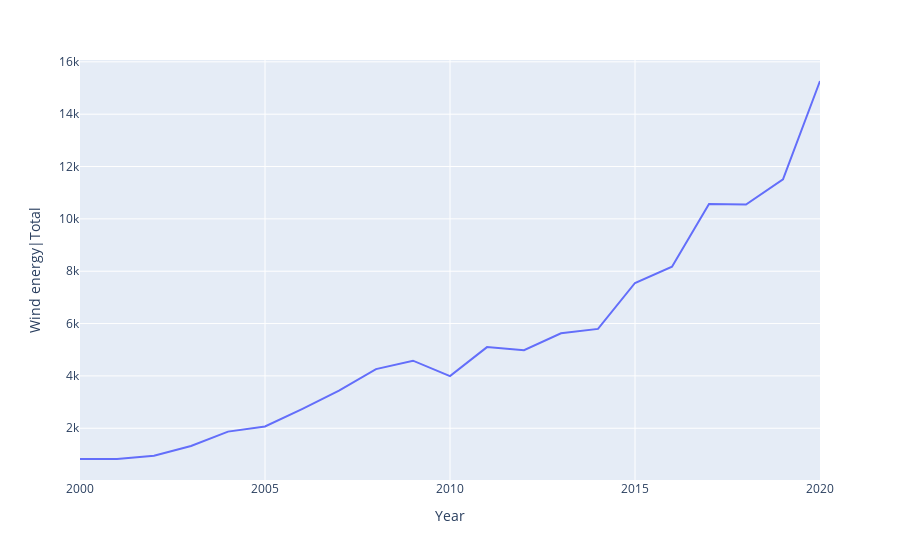

Notebook source saved alongside this figure:
### Code cell
fig = px.line(dfs, x="Year", y="Wind energy|Total")
fig.show()

### Figure 1 — Plotly figure (JSON) as saved in the notebook; plotly's stock layout.template omitted (floating-point values rounded to 4 significant figures)
{"data": [{"hovertemplate": "Year=%{x}<br>Wind energy|Total=%{y}<extra></extra>", "legendgroup": "", "line": {"color": "#636efa", "dash": "solid"}, "mode": "lines", "name": "", "orientation": "v", "showlegend": false, "type": "scatter", "x": [2000, 2001, 2002, 2003, 2004, 2005, 2006, 2007, 2008, 2009, 2010, 2011, 2012, 2013, 2014, 2015, 2016, 2017, 2018, 2019, 2020], "xaxis": "x", "y": [829, 825, 947, 1320, 1871, 2067, 2734, 3438, 4260, 4581, 3993, 5100, 4982, 5627, 5797, 7550, 8170, 10569, 10549, 11508, 15268], "yaxis": "y"}], "layout": {"legend": {"tracegroupgap": 0}, "margin": {"t": 60}, "xaxis": {"anchor": "y", "domain": [0, 1], "title": {"text": "Year"}}, "yaxis": {"anchor": "x", "domain": [0, 1], "title": {"text": "Wind energy|Total"}}}}
